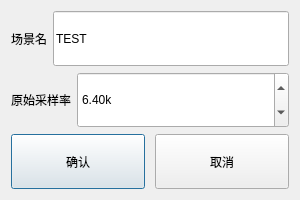
<?xml version="1.0" encoding="UTF-8"?>
<ui version="4.0">
 <class>Dialog_CSV</class>
 <widget class="QDialog" name="Dialog_CSV">
  <property name="geometry">
   <rect>
    <x>0</x>
    <y>0</y>
    <width>300</width>
    <height>200</height>
   </rect>
  </property>
  <property name="minimumSize">
   <size>
    <width>300</width>
    <height>200</height>
   </size>
  </property>
  <property name="maximumSize">
   <size>
    <width>300</width>
    <height>200</height>
   </size>
  </property>
  <property name="windowTitle">
   <string>Dialog</string>
  </property>
  <layout class="QGridLayout" name="gridLayout">
   <item row="2" column="0" colspan="2">
    <layout class="QHBoxLayout" name="horizontalLayout_2">
     <property name="spacing">
      <number>10</number>
     </property>
     <item>
      <widget class="QPushButton" name="btOk">
       <property name="sizePolicy">
        <sizepolicy hsizetype="Minimum" vsizetype="Expanding">
         <horstretch>0</horstretch>
         <verstretch>0</verstretch>
        </sizepolicy>
       </property>
       <property name="text">
        <string>确认</string>
       </property>
      </widget>
     </item>
     <item>
      <widget class="QPushButton" name="btCancel">
       <property name="sizePolicy">
        <sizepolicy hsizetype="Minimum" vsizetype="Expanding">
         <horstretch>0</horstretch>
         <verstretch>0</verstretch>
        </sizepolicy>
       </property>
       <property name="text">
        <string>取消</string>
       </property>
      </widget>
     </item>
    </layout>
   </item>
   <item row="1" column="0" colspan="2">
    <layout class="QHBoxLayout" name="horizontalLayout_3">
     <item>
      <widget class="QLabel" name="label_2">
       <property name="text">
        <string>原始采样率</string>
       </property>
      </widget>
     </item>
     <item>
      <widget class="QDoubleSpinBox" name="sample">
       <property name="sizePolicy">
        <sizepolicy hsizetype="Expanding" vsizetype="Expanding">
         <horstretch>0</horstretch>
         <verstretch>0</verstretch>
        </sizepolicy>
       </property>
       <property name="suffix">
        <string>k</string>
       </property>
       <property name="maximum">
        <double>9999.000000000000000</double>
       </property>
       <property name="value">
        <double>6.400000000000000</double>
       </property>
      </widget>
     </item>
    </layout>
   </item>
   <item row="0" column="0" colspan="2">
    <layout class="QHBoxLayout" name="horizontalLayout">
     <item>
      <widget class="QLabel" name="label">
       <property name="sizePolicy">
        <sizepolicy hsizetype="Preferred" vsizetype="Preferred">
         <horstretch>0</horstretch>
         <verstretch>0</verstretch>
        </sizepolicy>
       </property>
       <property name="text">
        <string>场景名</string>
       </property>
      </widget>
     </item>
     <item>
      <widget class="QLineEdit" name="lineEdit">
       <property name="sizePolicy">
        <sizepolicy hsizetype="Expanding" vsizetype="Expanding">
         <horstretch>0</horstretch>
         <verstretch>0</verstretch>
        </sizepolicy>
       </property>
       <property name="styleSheet">
        <string notr="true">font: 12pt &quot;Agency FB&quot;;</string>
       </property>
       <property name="text">
        <string>TEST</string>
       </property>
      </widget>
     </item>
    </layout>
   </item>
  </layout>
 </widget>
 <resources/>
 <connections/>
</ui>
